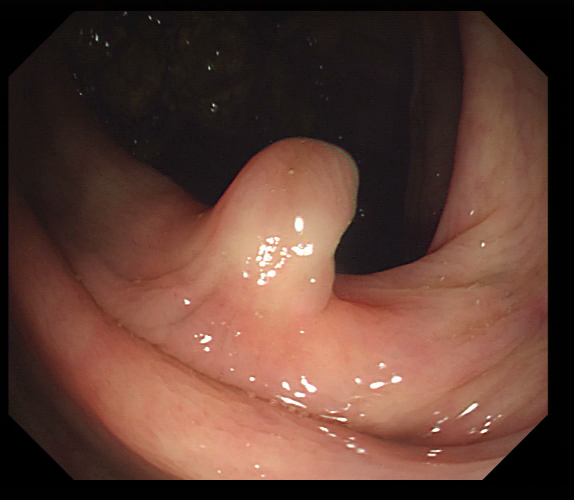
#> input picture dataset/TestDataset/CVC-300/images/150.png, 574 x 500 px, given as the content of the folder dataset/TestDataset/CVC-300_atta_heatmap/, which was not available
$ python convert_heatmap_to_black_white.py
#> lines starting #> are read from the running program, lines starting #| are printed output that depends on the picture; after the words box and inside, x2 and y2 are one past the last pixel; in counts of white or black regions, pixels touching at a corner belong together; pictures that were not available may be replaced by others from this repository, and a replacement may not be noted
import cv2
import numpy as np
import matplotlib.pyplot as plt
import os
# Load the heatmap image (assuming it's in grayscale or has higher intensities for high temperatures)
# If it's a color heatmap, you may need to convert it to grayscale first

# dataset_name = 'CVC-ClinicDB'
dataset_name = 'CVC-300'
heatmap_img_path = f"dataset/TestDataset/{dataset_name}_atta_heatmap/"

for file in os.listdir(heatmap_img_path):
    heatmap = cv2.imread(os.path.join(heatmap_img_path, file), cv2.IMREAD_GRAYSCALE)
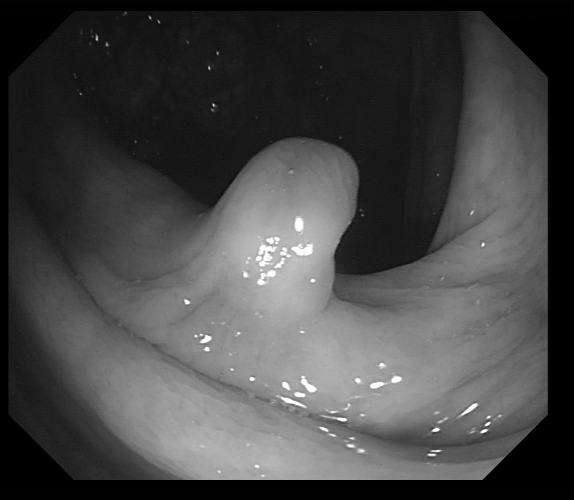
#> heatmap: shape (500, 574); min 0, max 255, mean 70.5

    flattened = heatmap.flatten()
    sorted_pixels = np.sort(flattened)
    thresh_index = int(len(sorted_pixels) * 0.9)
#> thresh_index = 258300
    threshold = sorted_pixels[thresh_index]
#> threshold = 154

    # Create a black and white image where high-temperature areas are white
    _, bw_image = cv2.threshold(heatmap, threshold, 255, cv2.THRESH_BINARY)
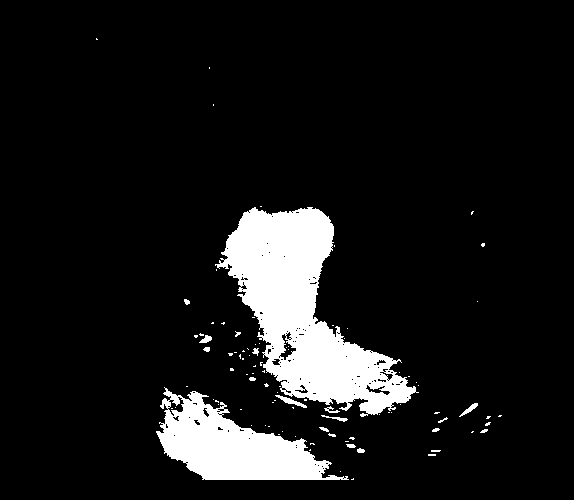
#> bw_image: shape (500, 574); 9.7% white; 95 white regions (78 under 20 px), largest, box (x1, y1, x2, y2) and area: (215, 207, 419, 417) 18154, (156, 387, 349, 480) 8597, (275, 395, 307, 408) 123

    # Count the number of white pixels (high-temperature areas)
    high_temp_count = np.sum(bw_image == 255)
#> high_temp_count = 27737
    print(f'Number of white (high-temperature) pixels: {high_temp_count}')
#| Number of white (high-temperature) pixels: 27737

    # Display the original heatmap and the black and white image
    plt.subplot(1, 2, 1)
    plt.title('Original Heatmap')
    plt.imshow(heatmap, cmap='hot')
    plt.axis('off')

    plt.subplot(1, 2, 2)
    plt.title('Black and White High Temperature')
    plt.imshow(bw_image, cmap='gray')
    plt.axis('off')

    # plt.show()

    save_dir = f"dataset/{dataset_name}_atta_WB_map/"
    # Optionally, save the black and white image
    # os.mkdir(save_dir)
    # file name
    name_without_ext = os.path.splitext(file)[0]

    # Split the file name into words
    words = name_without_ext.split()

    # Get the last 6 words (if there are fewer than 6 words, return all of them)
    last_6_words = words[-4:]

    # Join the last 6 words into a string
    result = ' '.join(last_6_words)


    cv2.imwrite(os.path.join(save_dir, result + '.png'), bw_image)
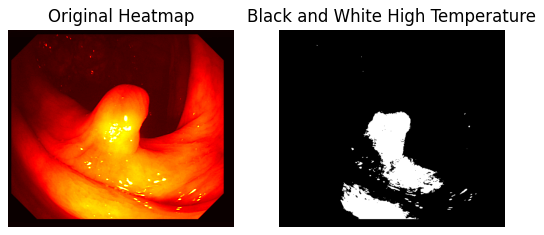
#> figure drawn by matplotlib, 2 panels

$ run again, on dataset/TestDataset/CVC-300/masks/157.png
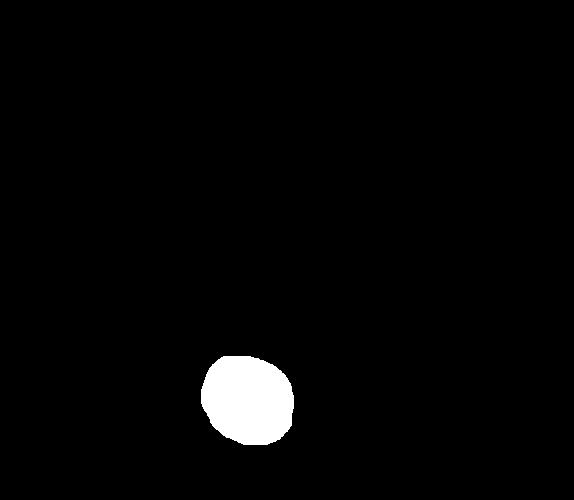
#> input picture dataset/TestDataset/CVC-300/masks/157.png, 574 x 500 px, given as the content of the folder dataset/TestDataset/CVC-300_atta_heatmap/, which was not available
#> heatmap: shape (500, 574); 2.3% white; 1 white region, box (x1, y1, x2, y2) and area: (201, 356, 294, 445) 6666
#> thresh_index = 258300
#> threshold = 0
#> high_temp_count = 6666
#| Number of white (high-temperature) pixels: 6666
#> `cv2.imwrite(os.path.join(save_dir, result + '.png'), bw_image)`:
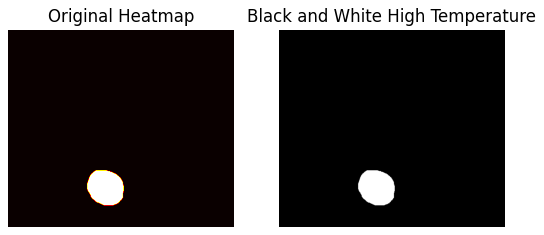
#> figure drawn by matplotlib, 2 panels

$ run again, on dataset/TestDataset/CVC-300/masks/161.png
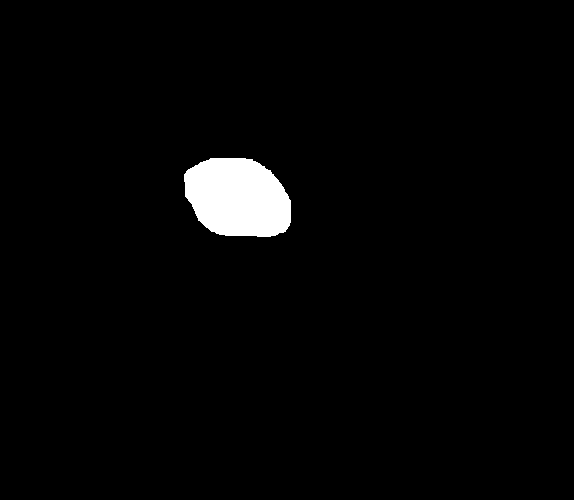
#> input picture dataset/TestDataset/CVC-300/masks/161.png, 574 x 500 px, given as the content of the folder dataset/TestDataset/CVC-300_atta_heatmap/, which was not available
#> heatmap: shape (500, 574); 2.4% white; 1 white region, box (x1, y1, x2, y2) and area: (184, 158, 291, 237) 6823
#> thresh_index = 258300
#> threshold = 0
#> high_temp_count = 6823
#| Number of white (high-temperature) pixels: 6823
#> `cv2.imwrite(os.path.join(save_dir, result + '.png'), bw_image)`:
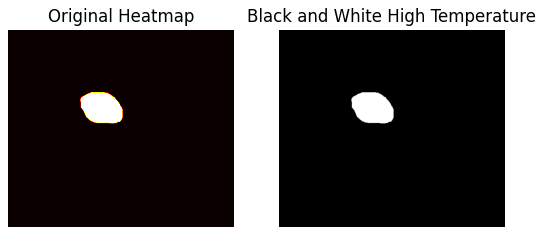
#> figure drawn by matplotlib, 2 panels
